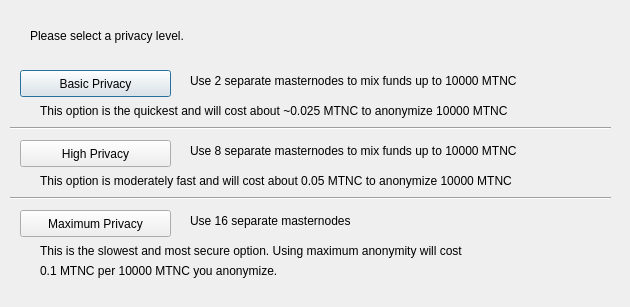
<?xml version="1.0" encoding="UTF-8"?>
<ui version="4.0">
 <class>ObfuscationConfig</class>
 <widget class="QDialog" name="ObfuscationConfig">
  <property name="geometry">
   <rect>
    <x>0</x>
    <y>0</y>
    <width>630</width>
    <height>307</height>
   </rect>
  </property>
  <property name="windowTitle">
   <string>Configure Obfuscation</string>
  </property>
  <widget class="QPushButton" name="buttonBasic">
   <property name="geometry">
    <rect>
     <x>20</x>
     <y>70</y>
     <width>151</width>
     <height>27</height>
    </rect>
   </property>
   <property name="text">
    <string>Basic Privacy</string>
   </property>
  </widget>
  <widget class="QPushButton" name="buttonHigh">
   <property name="geometry">
    <rect>
     <x>20</x>
     <y>140</y>
     <width>151</width>
     <height>27</height>
    </rect>
   </property>
   <property name="text">
    <string>High Privacy</string>
   </property>
  </widget>
  <widget class="QPushButton" name="buttonMax">
   <property name="geometry">
    <rect>
     <x>20</x>
     <y>210</y>
     <width>151</width>
     <height>27</height>
    </rect>
   </property>
   <property name="text">
    <string>Maximum Privacy</string>
   </property>
  </widget>
  <widget class="QLabel" name="label">
   <property name="geometry">
    <rect>
     <x>30</x>
     <y>20</y>
     <width>571</width>
     <height>31</height>
    </rect>
   </property>
   <property name="text">
    <string>Please select a privacy level.</string>
   </property>
  </widget>
  <widget class="QLabel" name="label_2">
   <property name="geometry">
    <rect>
     <x>190</x>
     <y>70</y>
     <width>421</width>
     <height>21</height>
    </rect>
   </property>
   <property name="text">
    <string>Use 2 separate masternodes to mix funds up to 10000 MTNC</string>
   </property>
  </widget>
  <widget class="QLabel" name="label_3">
   <property name="geometry">
    <rect>
     <x>190</x>
     <y>140</y>
     <width>411</width>
     <height>21</height>
    </rect>
   </property>
   <property name="text">
    <string>Use 8 separate masternodes to mix funds up to 10000 MTNC</string>
   </property>
  </widget>
  <widget class="QLabel" name="label_4">
   <property name="geometry">
    <rect>
     <x>190</x>
     <y>210</y>
     <width>421</width>
     <height>21</height>
    </rect>
   </property>
   <property name="text">
    <string>Use 16 separate masternodes</string>
   </property>
  </widget>
  <widget class="QLabel" name="label_6">
   <property name="geometry">
    <rect>
     <x>40</x>
     <y>100</y>
     <width>561</width>
     <height>21</height>
    </rect>
   </property>
   <property name="text">
    <string>This option is the quickest and will cost about ~0.025 MTNC to anonymize 10000 MTNC</string>
   </property>
  </widget>
  <widget class="QLabel" name="label_7">
   <property name="geometry">
    <rect>
     <x>40</x>
     <y>170</y>
     <width>561</width>
     <height>21</height>
    </rect>
   </property>
   <property name="text">
    <string>This option is moderately fast and will cost about 0.05 MTNC to anonymize 10000 MTNC</string>
   </property>
  </widget>
  <widget class="QLabel" name="label_8">
   <property name="geometry">
    <rect>
     <x>40</x>
     <y>240</y>
     <width>561</width>
     <height>21</height>
    </rect>
   </property>
   <property name="text">
    <string>This is the slowest and most secure option. Using maximum anonymity will cost</string>
   </property>
  </widget>
  <widget class="QLabel" name="label_9">
   <property name="geometry">
    <rect>
     <x>40</x>
     <y>260</y>
     <width>561</width>
     <height>21</height>
    </rect>
   </property>
   <property name="text">
    <string>0.1 MTNC per 10000 MTNC you anonymize.</string>
   </property>
  </widget>
  <widget class="Line" name="line">
   <property name="geometry">
    <rect>
     <x>10</x>
     <y>120</y>
     <width>601</width>
     <height>16</height>
    </rect>
   </property>
   <property name="orientation">
    <enum>Qt::Horizontal</enum>
   </property>
  </widget>
  <widget class="Line" name="line_2">
   <property name="geometry">
    <rect>
     <x>10</x>
     <y>190</y>
     <width>601</width>
     <height>16</height>
    </rect>
   </property>
   <property name="orientation">
    <enum>Qt::Horizontal</enum>
   </property>
  </widget>
 </widget>
 <resources/>
 <connections/>
</ui>
